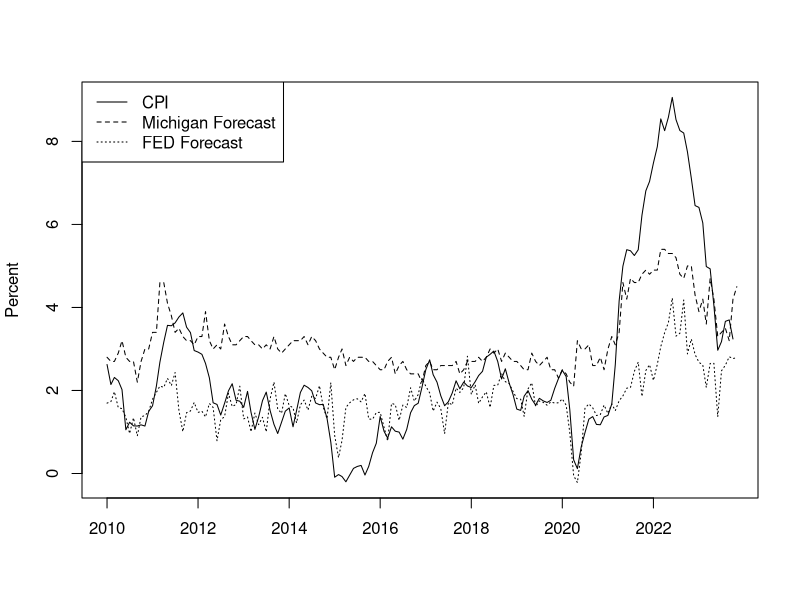
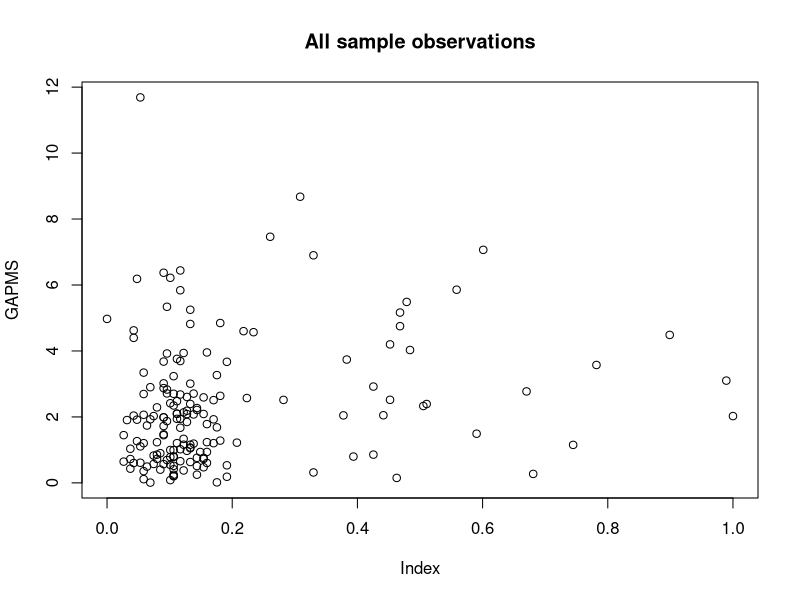

The R script that drew these images, in order:
#--------------------------------------------------------
# Name  : RQ2 - Greater news coverage associated with 
#         more rational household expectations?
# Desc. : Relationship between Topic Index and the 
#         aquared gap between professional and consumer
#         expectations.
# Author: Tammo Thobe
# Course: Data Analysis Lab
# Date  : 16.01.2024
#--------------------------------------------------------

rm(list = ls())

# Libraries and packages
if(!require(dplyr)){
  install.packages("dplyr")
  library(dplyr)
}

if(!require(sandwich)){
  install.packages("sandwich")
  library(sandwich)
}

if(!require(lmtest)){
  install.packages("lmtest")
  library(lmtest)
}

# Data
Index <- read.csv("Inflation Topic Index.csv")

Index$Date <- as.Date(Index$Date)

MF  <- read.csv("MICH.csv") # Michigan Consumer Survey, Inflation Expectations

MF <- MF %>%
  mutate(Date = as.Date(DATE),  # Convert DATE to Date object
         DATE = NULL)   
  
SPF <- read.csv("EXPINF1YR.csv") # FED 1 Year expected inflation rate (Corresponding to Survey of Professional Forecasters)

SPF <- SPF %>%
  mutate(Date = as.Date(DATE),  # Convert DATE to Date object
         DATE = NULL) 

SPF <- SPF[SPF$Date <= "2023-11-01", ]
  
CPI <- read.csv("CPALTT01USM659N.csv") # consumer price index: all items, growth period previous year

CPI <- CPI %>%
  mutate(Date = as.Date(DATE),  # Convert DATE to Date object
         DATE = NULL) 

# Calculating the squared gap between average consumer forecast and professional forecasts
GAPMS <- MF %>%
  mutate(GAPMS = (MICH - SPF$EXPINF1YR)^2,
         Date = Date) %>%
  select(-c("MICH"))


# Plot all three Inflation related variables

plot(CPI$Date, CPI$CPALTT01USM659N, type = "l", ylim = range(c(CPI$CPALTT01USM659N, MF$MICH, SPF$EXPINF1YR)),
     xlab = "", ylab = "Percent", xaxt = "n")

# Add lines for other variables
lines(MF$Date, MF$MICH, lty = 2)
lines(SPF$Date, SPF$EXPINF1YR, lty = 3)

axis(1, at = seq(min(MF$Date), max(MF$Date), by = "2 years"), labels = format(seq(min(MF$Date), max(MF$Date), by = "2 years"), "%Y"))

# Add legend
legend("topleft", legend = c("CPI", "Michigan Forecast", "FED Forecast"), lty = 1:3)


# Model
plot(GAPMS$GAPMS ~ Index[Index$Date <= "2023-11-01", ]$Index, xlab = "Index",
     ylab = "GAPMS", main = "All sample observations")

# All observations
model <- lm(GAPMS$GAPMS ~ Index[Index$Date <= "2023-11-01", ]$Index)
summary(model)
vcov_nw <- NeweyWest(model, lag = NULL)
coeftest(model, vcov = vcov_nw)

# 2010 - 2022
model <- lm(GAPMS[GAPMS$Date <= "2021-12-01", ]$GAPMS ~ Index[Index$Date <= "2021-12-01", ]$Index)
summary(model)
vcov_nw <- NeweyWest(model, lag = NULL)
coeftest(model, vcov = vcov_nw)

# 2010 - 2021
model <- lm(GAPMS[GAPMS$Date <= "2020-12-01", ]$GAPMS ~ Index[Index$Date <= "2020-12-01", ]$Index)
summary(model)
vcov_nw <- NeweyWest(model, lag = NULL)
coeftest(model, vcov = vcov_nw)

# 2010 - 2020
model <- lm(GAPMS[GAPMS$Date <= "2019-12-01", ]$GAPMS ~ Index[Index$Date <= "2019-12-01", ]$Index)
summary(model)
vcov_nw <- NeweyWest(model, lag = NULL)
coeftest(model, vcov = vcov_nw)

# 2010 - 2019
model <- lm(GAPMS[GAPMS$Date <= "2018-12-01", ]$GAPMS ~ Index[Index$Date <= "2018-12-01", ]$Index)
summary(model)
vcov_nw <- NeweyWest(model, lag = NULL)
coeftest(model, vcov = vcov_nw)

# 2020 - 2022
model <- lm(GAPMS[GAPMS$Date >= "2020-01-01" & GAPMS$Date <= "2021-12-01", ]$GAPMS ~ Index[Index$Date >= "2020-01-01" & Index$Date <= "2021-12-01", ]$Index)
summary(model)
vcov_nw <- NeweyWest(model, lag = NULL)
coeftest(model, vcov = vcov_nw)
